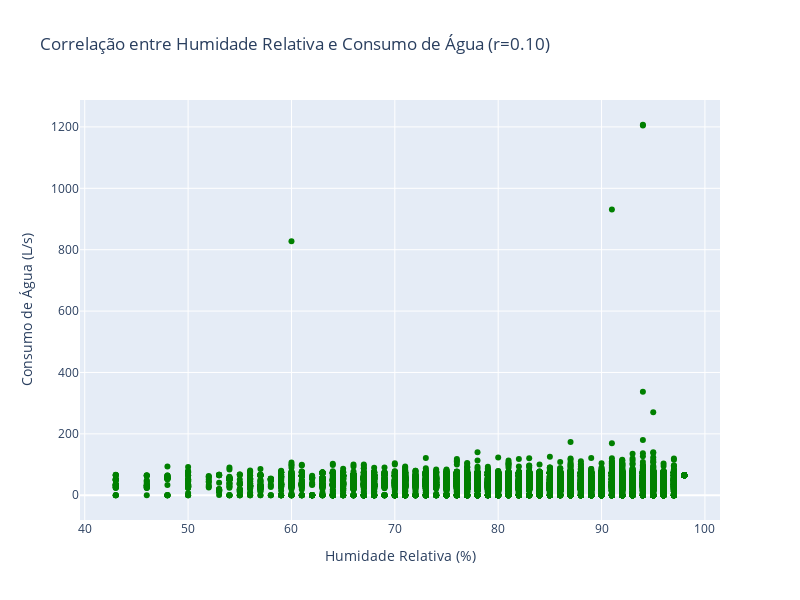

Write notebook code for a chart like this one.
### Code cell
fig1 = go.Figure()
fig1.add_trace(go.Scatter(x=df['relative_humidity_percentage'], y=df['output_flow_rate'], mode='markers', marker_color='green'))
fig1.update_layout(
    title=f'Correlação entre Humidade Relativa e Consumo de Água (r={correlation_air_temp:.2f})',
    xaxis_title='Humidade Relativa (%)',
    yaxis_title='Consumo de Água (L/s)',
    height=600,
    width=800
)

# Exibindo os gráficos
fig1.show()

### Figure 1 — Plotly figure (JSON) as saved in the notebook; plotly's stock layout.template omitted (floating-point values rounded to 4 significant figures; data arrays with more than 128 entries replaced by an {"elided": "..."} marker saying what was removed)
{"data": [{"marker": {"color": "green"}, "mode": "markers", "type": "scatter", "x": {"elided": "15000 int values"}, "y": {"elided": "15000 float values"}}], "layout": {"height": 600, "title": {"text": "Correlação entre Humidade Relativa e Consumo de Água (r=0.10)"}, "width": 800, "xaxis": {"title": {"text": "Humidade Relativa (%)"}}, "yaxis": {"title": {"text": "Consumo de Água (L/s)"}}}}
